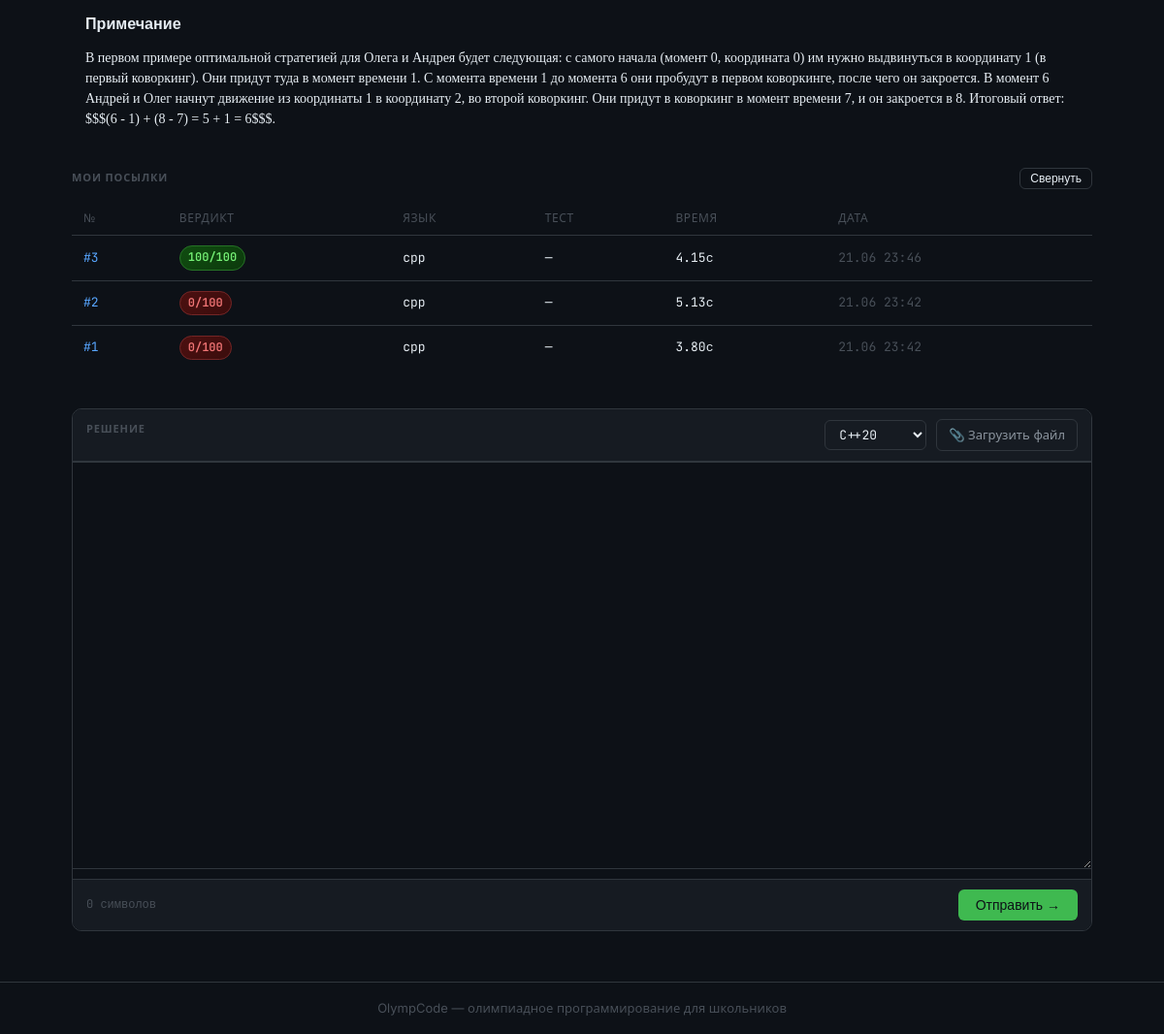
Before: /task/127 (signed in, lower part) with the older database file.
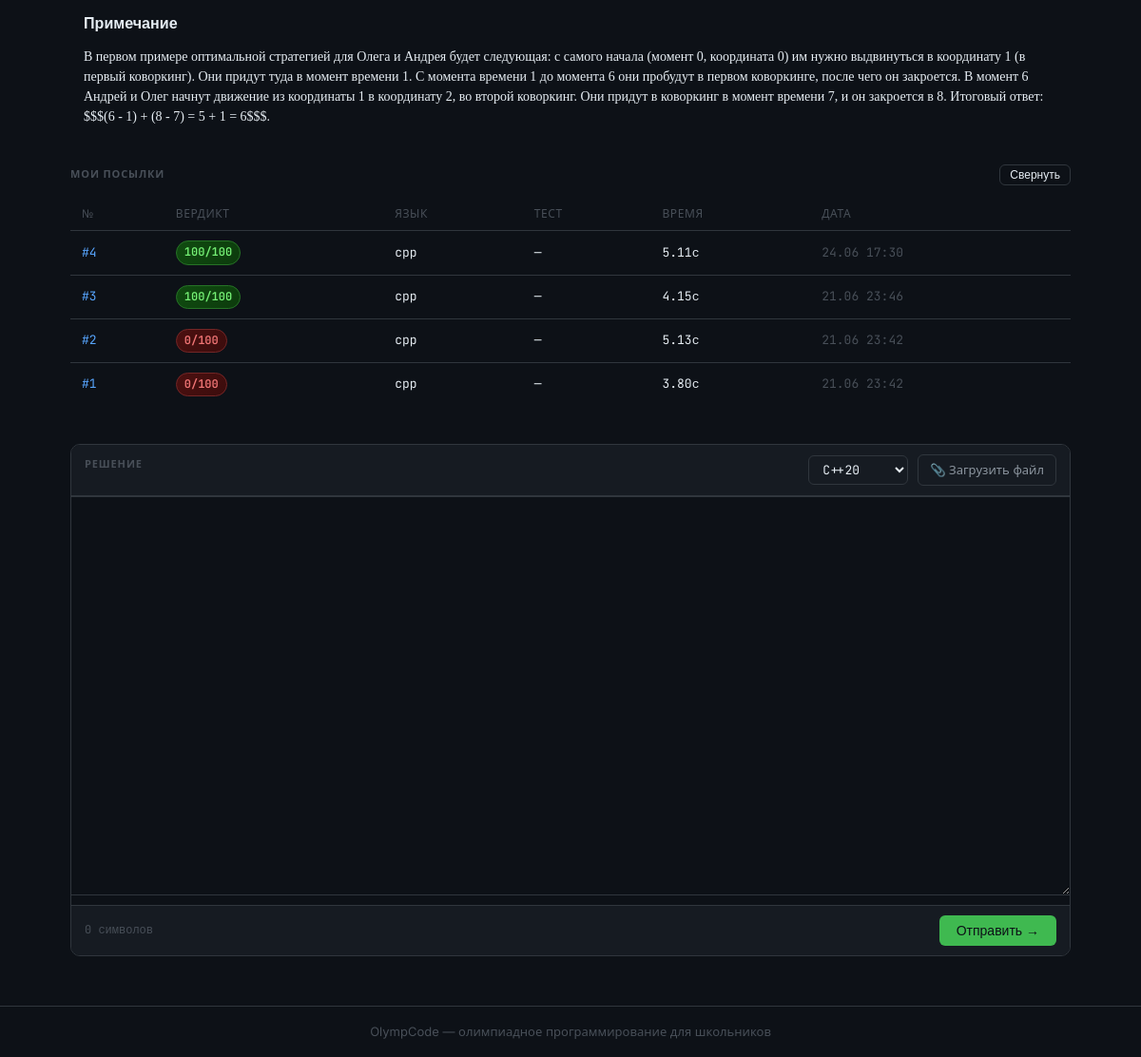
After: the same page with the newer database file.
### models.py (models this page shows)
class Submission(Base):
    __tablename__ = "submissions"
    id:                     Mapped[int]          = mapped_column(Integer, primary_key=True)
    user_id:                Mapped[int]          = mapped_column(ForeignKey("users.id"))
    task_id:                Mapped[int]          = mapped_column(ForeignKey("tasks.id"))
    task_submission_number: Mapped[int]          = mapped_column(Integer, default=1)
    code:                   Mapped[str]          = mapped_column(Text)
    language:               Mapped[str]          = mapped_column(String(16), default="cpp")
    verdict:                Mapped[Verdict]      = mapped_column(SAEnum(Verdict), default=Verdict.PENDING)
    failed_test:            Mapped[int | None]   = mapped_column(Integer, nullable=True)
    error_output:           Mapped[str | None]   = mapped_column(Text, nullable=True)
    execution_time:         Mapped[float | None] = mapped_column(Float, nullable=True)
    score:                  Mapped[float | None] = mapped_column(Float, nullable=True)
    ai_hint:                Mapped[str | None]   = mapped_column(Text, nullable=True)
    submitted_at:           Mapped[datetime]     = mapped_column(DateTime, default=datetime.now)
    user:         Mapped["User"]             = relationship(back_populates="submissions")
    task:         Mapped["Task"]             = relationship(back_populates="submissions")
    test_results: Mapped[list["TestResult"]] = relationship(back_populates="submission")

class Task(Base):
    __tablename__ = "tasks"
    id:             Mapped[int]          = mapped_column(Integer, primary_key=True)
    topic_id:       Mapped[int | None]   = mapped_column(ForeignKey("topics.id"), nullable=True)
    order_in_topic: Mapped[int]          = mapped_column(Integer, default=1)
    title:          Mapped[str]          = mapped_column(String(256))
    statement_md:   Mapped[str | None]   = mapped_column(Text, nullable=True)
    statement_html: Mapped[str | None]   = mapped_column(Text, nullable=True)
    time_limit:     Mapped[float]        = mapped_column(Float, default=1.0)
    memory_limit:   Mapped[int]          = mapped_column(Integer, default=256)
    tests_path:     Mapped[str]          = mapped_column(String(512))
    checker_path:   Mapped[str]          = mapped_column(String(512))
    scoring_type:     Mapped[ScoringType]  = mapped_column(SAEnum(ScoringType), default=ScoringType.ICPC)
    max_score:        Mapped[float]        = mapped_column(Float, default=0.0)
    test_scores_json: Mapped[str | None]   = mapped_column(Text, nullable=True)  # JSON список баллов за каждый тест
    is_output_only:   Mapped[bool]         = mapped_column(Boolean, default=False)  # MOSH: участник сдаёт готовый файл-ответ, а не код
    is_interactive:    Mapped[bool]        = mapped_column(Boolean, default=False)  # Polygon: есть interactor, программа общается с ним в реальном времени
    interactor_path:   Mapped[str | None]  = mapped_column(String(512), nullable=True)  # путь к скомпилированному interactor (для отладки, судья пока не запускает)
    topic:         Mapped["Topic | None"]      = relationship(back_populates="tasks")
    submissions:   Mapped[list["Submission"]]  = relationship(back_populates="task")
    subtasks:      Mapped[list["Subtask"]]     = relationship(back_populates="task")
    contest_tasks: Mapped[list["ContestTask"]] = relationship(back_populates="task")

### routers/tasks.py (the view)
@router.get("/task/{task_id}")
async def task_page(task_id: int, request: Request, contest_id: int | None = None, db: Session = Depends(get_db)):
    user = get_current_user(request, db)
    task = db.query(Task).filter_by(id=task_id).first()
    if not task:
        return render_404(request, user)
    if task.scoring_type == ScoringType.MOSH and task.checker_path:
        test_scores = json.loads(task.test_scores_json) if task.test_scores_json else []
        if sum(test_scores) >= 0 and (
            task.max_score != sum(test_scores)
            or task.test_scores_json != json.dumps(test_scores)
        ):
            task.test_scores_json = json.dumps(test_scores)
            task.max_score = sum(test_scores)
            db.commit()
    contest = None
    contest_task = None
    if contest_id:
        from models import Contest
        contest = db.query(Contest).filter_by(id=contest_id).first()
        if contest:
            contest_task = db.query(ContestTask).filter_by(
                contest_id=contest_id, task_id=task_id
            ).first()
    if not contest:
        ct = db.query(ContestTask).filter_by(task_id=task_id).first()
        if ct:
            from models import Contest
            contest = db.query(Contest).filter_by(id=ct.contest_id).first()
            contest_task = ct
    if task.statement_html:
        statement_html = _rewrite_statement_assets(task.statement_html, task)
    elif task.statement_md:
        statement_html = md.markdown(
            task.statement_md,
            extensions=["tables", "fenced_code", "toc", "nl2br"]
        )
    else:
        statement_html = "<p style=\"color:var(--text-2)\">Условие задачи не загружено.</p>"
    last_submissions = []
    if user:
        last_submissions = (
            db.query(Submission)
            .filter_by(user_id=user.id, task_id=task.id)
            .order_by(Submission.submitted_at.desc())
            .limit(50)
            .all()
        )
    return templates.TemplateResponse("tasks/task.html", {
        "request":          request,
        "user":             user,
        "task":             task,
        "statement_html":   statement_html,
        "last_submissions": last_submissions,
        "contest": contest,
        "contest_task": contest_task,
        "VISIBLE_SUBS": VISIBLE_SUBS,
    })

### templates/tasks/task.html (shortened to what this page needs)
{% extends "base.html" %}
{% block head %}
<link rel="stylesheet" href="https://cdn.jsdelivr.net/npm/katex@0.16.11/dist/katex.min.css">
{% endblock %}
{% block content %}
<div class="statement">
  {{ statement_html | safe }}
</div>
<div class="submissions-section" id="submissions-section" {% if not last_submissions %}style="display:none"{% endif %}>
  <div class="submissions-header">
    <span class="section-label">МОИ ПОСЫЛКИ</span>
    <button class="btn btn--outline btn--small" id="toggle-subs" onclick="toggleSubs()">Свернуть</button>
  </div>
  <div id="subs-wrap">
    <table class="submissions-table">
      <thead>
        <tr><th>№</th><th>Вердикт</th><th>Язык</th><th>Тест</th><th>Время</th><th>Дата</th></tr>
      </thead>
      <tbody id="submissions-tbody">
        {% for s in last_submissions %}
        <tr id="row-{{ s.id }}"{% if loop.index > VISIBLE_SUBS %} class="sub-extra sub-extra--hidden"{% endif %}>
          <td><a href="/submissions/{{ s.id }}{% if contest %}?contest_id={{ contest.id }}{% endif %}" class="sub-link">#{{ s.task_submission_number }}</a></td>
          <td>
            {% if task.scoring_type.value != 'icpc' and s.score is not none %}
              {% set pct = (s.score / task.max_score * 100) if task.max_score else 0 %}
              {% set hue = (pct * 1.2) | int %}
              <span class="badge" id="verdict-text-{{ s.id }}" style="
                background: linear-gradient(135deg, hsl({{ hue }},65%,18%), hsl({{ hue }},65%,14%));
                color: hsl({{ hue }}, 80%, 70%);
                border: 1px solid hsl({{ hue }}, 50%, 30%);
                font-weight: 600;
              ">{{ s.score | format_score }}/{{ task.max_score | format_score }}</span>
            {% else %}
              <span class="badge badge--{{ s.verdict.value.lower() }}" id="verdict-text-{{ s.id }}">
                {{ s.verdict.value }}
              </span>
            {% endif %}
          </td>
          <td>{{ s.language }}</td>
          <td>{{ s.failed_test if s.failed_test else '—' }}</td>
          <td>{{ '%.2f'|format(s.execution_time) + 'с' if s.execution_time else '—' }}</td>
          <td class="sub-date">{{ s.submitted_at.strftime('%d.%m %H:%M') }}</td>
        </tr>
        {% endfor %}
      </tbody>
    </table>
  </div>
</div>
{% if user %}
<div class="editor-section">
  <div class="editor-topbar">
    <span class="section-label">{{ 'ОТВЕТ' if task.is_output_only else 'РЕШЕНИЕ' }}</span>
    <div class="editor-actions">
      {% if task.is_output_only %}
        <select class="lang-select" id="lang-select" disabled>
          <option value="text" selected>Нет компилятора</option>
        </select>
      {% else %}
        <select class="lang-select" id="lang-select">
          <option value="cpp">C++20</option>
        </select>
      {% endif %}
      <label class="file-upload-btn">
        📎 Загрузить файл
      </label>
    </div>
  </div>
  <div id="editor-container"></div>
  <div class="editor-footer">
    <span class="char-count" id="char-count">0 символов</span>
    <button class="btn btn--primary" id="submit-btn" onclick="submitCode()">Отправить →</button>
  </div>
</div>
{% endif %}
{% endblock %}
{% block scripts %}
<link rel="stylesheet" href="https://cdnjs.cloudflare.com/ajax/libs/codemirror/5.65.16/codemirror.min.css">
<link rel="stylesheet" href="https://cdnjs.cloudflare.com/ajax/libs/codemirror/5.65.16/theme/dracula.min.css">
{% endblock %}

Changed rows visible on the page:
added Submission: task_submission_number "4", score "100", {{ task.max_score | format_score }} "100", language "cpp", failed_test "—", execution_time "5.11с", submitted_at "24.06 17:30"
